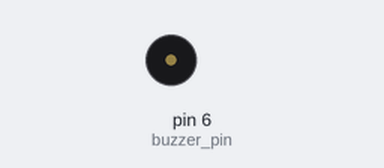
This sketch was run on a simulated Arduino Uno, built with avr-gcc and run on an emulated ATmega328P. Parts: buzzer (waves = sounding).

Above: at 0.1 s.
Timing chart, 0 to 40.0 s (numbered marks = the images above):
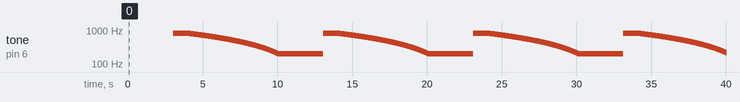

Measured:
- by itself, tone on pin 6 (buzzer_pin): plays 800 Hz for 1.0 s, 799 Hz for 0.01 s, 798 Hz for 0.01 s, 797 Hz for 0.01 s, 796 Hz for 0.01 s, 795 Hz for 0.01 s … (2388 notes in this stretch)

The sketch:

MicroduinoBuzzer.ino
```cpp
#define buzzer_pin 6
void setup()
{
  pinMode(buzzer_pin,OUTPUT);
}

void loop()
{
  for(int i=200;i<=800;i++)  //用循环的方式将频率从200HZ 增加到800HZ
  {
    tone(buzzer_pin,i);    //在端口输出频率
    delay(5);      //该频率维持5毫秒
  }
  delay(1000);     //最高频率下维持1秒钟
  for(int i=800;i>=200;i--)
  {
    tone(buzzer_pin,i);
    delay(10); //该频率维持10毫秒
  }
}
```
